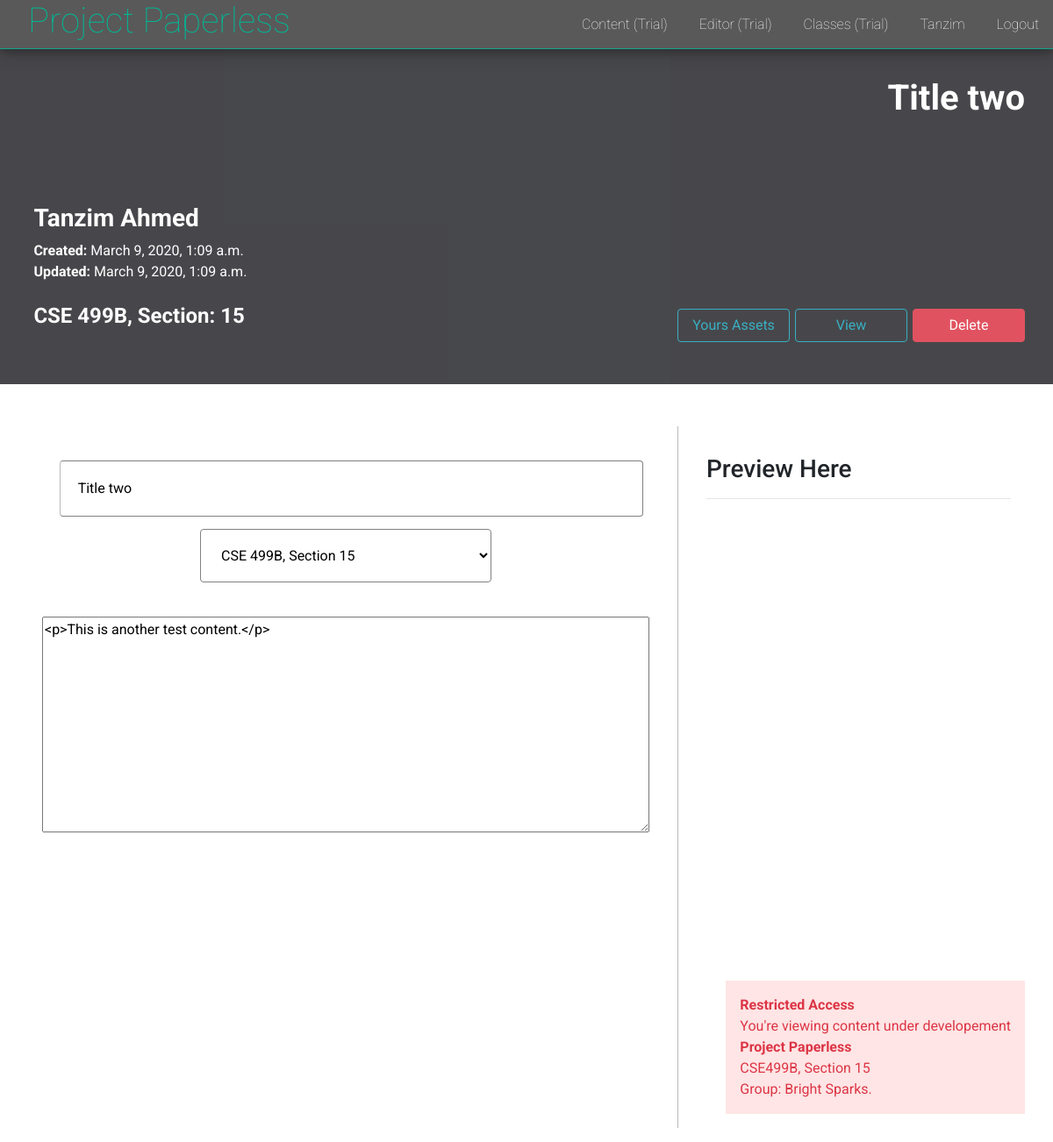
Before: /content/DYnwKHYb/edit/ (signed in) with the older database file.
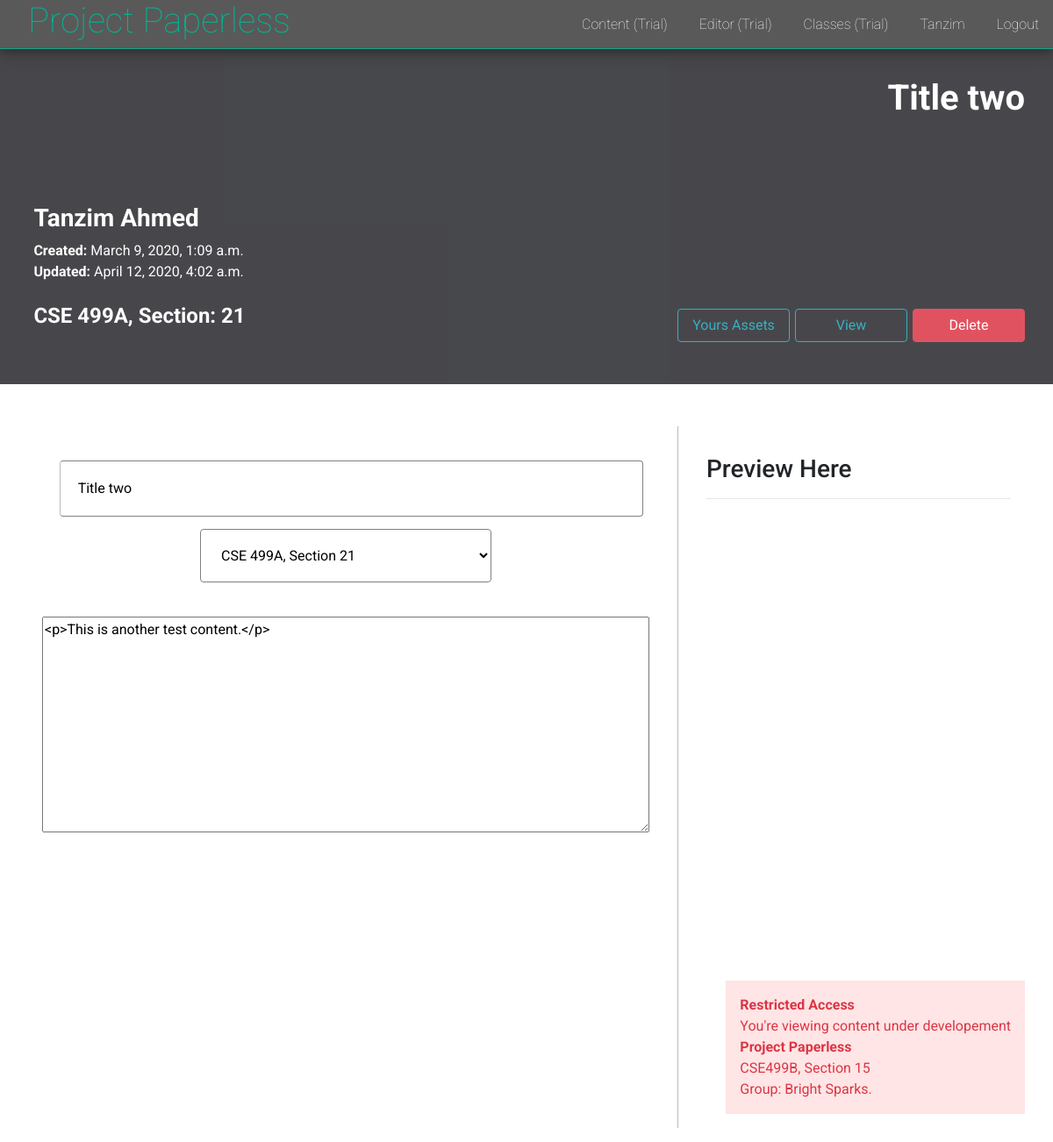
After: the same page with the newer database file.
### creative_content/models.py (models this page shows, shortened)
class Content(models.Model):
    content = models.TextField()
    link = models.CharField(max_length=50, primary_key=True)
    title = models.CharField(max_length=200)
    user = models.ForeignKey('users.User', on_delete=models.CASCADE, related_name='content')
    course_code = models.CharField(max_length=15)
    section = models.IntegerField()
    date_created = models.DateTimeField(auto_now_add=True, editable=False)
    date_updated = models.DateTimeField(auto_now=True)

### users/models.py (models this page shows)
class User(AbstractUser):
    username = models.CharField(
        error_messages={'unique': 'A user with that username already exists.'},
        help_text='Required. 10 characters or fewer.',
        max_length=10,
        unique=True,
        primary_key=True,
        validators=[UnicodeUsernameValidator(), MinLengthValidator(3)],
        verbose_name='username')
    is_educator = models.BooleanField(default=False)

### creative_content/views.py (the view, shortened to what this page needs)
# urls.py: path('<str:link>/edit/', EditView.as_view(), name='edit'),
class EditView(View):
    template_name = 'creative_content/editor.html'
    content = None
    request = None
    @method_decorator(login_required(login_url='users:login'))
    def get(self, request, link):
        self.request = request
        content = self.get_content(link)
        data = {
            'content': content.content,
            'title': content.title,
            'course': f'{content.course_code}.{content.section}'
        }
        content_form = ContentForm(data)
        return render(request, self.template_name, self.context(content_form))
    def context(self, content_form):
        resource_form = ResourceForm()
        resources = self.request.user.resource.all()
        context = {
            'content_form': content_form,
            'resource_form': resource_form,
            'resources': resources,
            'content': self.content
        }
        return context
    def get_content(self, link):
        try:
            self.content = self.request.user.content.get(link=link)
        except Content.DoesNotExist:
            raise Http404('Link does not exist')
        return self.content

### creative_content/forms.py
class ContentForm(forms.ModelForm):
    COURSES = COURSE_CHOICE_LIST
    course = forms.ChoiceField(choices=COURSES)
    class Meta:
        model = Content
        fields = ['content', 'title']
    def __init__(self, *args, **kwargs):
        super().__init__(*args, *kwargs)
        self.fields['title'].widget.attrs.update({'placeholder': 'Title', 'class': 'input', 'id': 'right'})
        self.fields['content'].widget.attrs.update({'id': 'input', 'cols': 80, 'rows': 10})
    course.widget.attrs.update({'placeholder': 'Select Course', 'class': 'input', 'id': 'left'})

class ResourceForm(forms.ModelForm):
    class Meta:
        model = Resource
        fields = ['item']
    def __init__(self, *args, **kwargs):
        super().__init__(*args, **kwargs)
        self.fields['item'].widget.attrs.update({'placeholder': 'Upload Paper', 'class': 'input'})

### templates/creative_content/editor.html (shortened to what this page needs)
{% extends 'layout.html' %}
{% load static %}
{% block extra_stylesheets %}
<link rel="stylesheet" href="https://cdnjs.cloudflare.com/ajax/libs/highlight.js/9.18.1/styles/dark.min.css">
{% endblock %}
{% block body %}
<div class="user_dashboard">
  <div class="header">
    {% if content %}
      <div class="text-right welcome">
        <h1><strong>{{ content.title }}</strong></h1>
      </div>
      <div class="user_info">
        <h3>
          <strong>{{ content.user.get_full_name }}</strong>
          <br>
        </h3>
        <strong>Created: </strong> {{ content.date_created }} <br>
        <strong>Updated:  </strong> {{ content.date_updated }} <br>
        <br>
        <h4>
          <strong>
            {{ content.course_code }},
            Section: {{ content.section }}
          </strong>
          <div class="text-right">
            <a href="#" id="asset_display_button" class="btn btn-outline-info">Yours Assets</a>
            <a href="{% url 'creative_contents:display' content.link %}" class="btn btn-outline-info">View</a>
            <a href="#" class="btn btn-danger">Delete</a>
          </div>
        </h4>
      </div>
    {% endif %}
  </div>
  <div class="dashboard content_area_container">
    <div class="content_area editor_area">
      <div id="content">
        <div class="editor_wrapper">
          <div class="editor_items" id="left">
            <form action="" method="POST">
              <div class="editor_inputs">
                {{ content_form.title }}
                {{ content_form.course }}
              </div>
              {{ content_form.content }}
            </form>
          </div>
          <div class="editor_items" id="right">
            <h3>Preview Here</h3>
            <hr>
          </div>
        </div>
      </div>
    </div>
  </div>
</div>
{% endblock %}

Changed rows visible on the page:
changed Content "Title two": date_updated "March 9, 2020, 1:09 a.m." → "April 12, 2020, 4:02 a.m."; course_code "CSE 499B" → "CSE 499A"; section "15" → "21"
Other visible differences:
form field course: "CSE 499B, Section 15" → "CSE 499A, Section 21"
